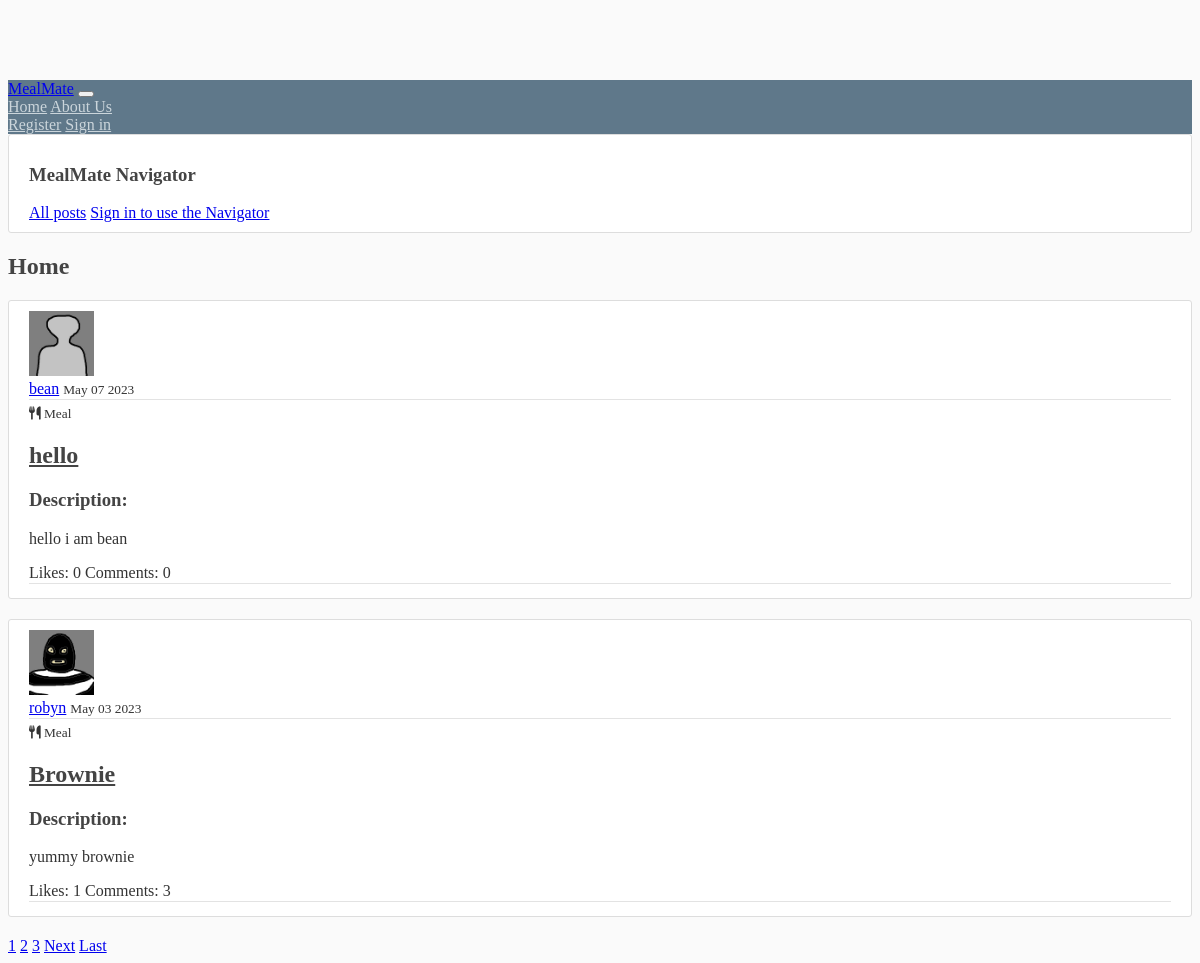
The page / on the database its author committed.
### website/models.py (models this page shows, shortened)
class Post(models.Model):
    TYPE_CHOICES = (
        ("RECIPE", 'Recipe'),
        ("MEAL", 'Meal')
    )
    title = models.CharField(max_length=150)
    type = models.CharField(
        max_length=6,
        choices=TYPE_CHOICES
    )
    date_posted = models.DateField(default=timezone.now)
    description = models.TextField()
    ingredients = models.TextField(blank=True)  # only 'recipe' posts will have this
    instructions = models.TextField(blank=True)  # only 'recipe' posts will have this
    author = models.ForeignKey(User, on_delete=models.CASCADE)
    likes = models.ManyToManyField(User, blank=True, related_name='likes')
    comments = models.ManyToManyField(Comment, blank=True, related_name='comments')
    reviews = models.ManyToManyField(Review, blank=True, related_name='reviews')

### members/models.py (models this page shows, shortened)
class Profile(models.Model):
    user = models.OneToOneField(User, on_delete=models.CASCADE)
    image = models.ImageField(default='default.jpg', upload_to='profile_pics')
    followers = models.ManyToManyField(User, blank=True, related_name='followers')
    following = models.ManyToManyField(User, blank=True, related_name='following')

### website/views.py (the view)
# urls.py: path('', views.PostListView.as_view(), name="home"),
class PostListView(ListView):
    model = Post
    template_name = 'website/home.html'
    context_object_name = 'posts'
    ordering = ['-date_posted']
    paginate_by = 2

### templates/website/home.html (shortened to what this page needs)
{% extends "website/base.html" %}
{% block content %}
    <h2>Home</h2>
    {% for post in posts %}
    <article class="media content-section">
        <img class="rounded-circle article-img" src="{{ post.author.profile.image.url }}">
        <div class="media-body">
            <div class="article-metadata">
                <a href="/members/{{post.author.id}}" class="mr-2">{{ post.author }}</a>
                <small class="text-muted">{{ post.date_posted | date:"F d Y" }}</small>
            </div>
            {% if post.type == 'MEAL' %}
                <small><i class="fa-solid fa-utensils"></i> Meal</small>
            {% elif post.type == 'RECIPE' %}
                <small><i class="fa-solid fa-kitchen-set"></i> Recipe</small>
            {% endif %}
            <h2><a class="article-title" href="{% url 'post-detail' post.id %}">{{ post.title }}</a></h2>
            {% if post.type == 'MEAL' %}
                <h3>Description:</h3>
                <p class="article-content">{{ post.description }}</p>
            {% endif %}
            <div class="article-metadata">
                <a class="mr-2">Likes: {{ post.likes.count }}</a>
                <a class="mr-2">Comments: {{ post.comments.count }}</a>
            </div>
        </div>
    </article>
{% endfor %}
{% if is_paginated %}
    {% for num in page_obj.paginator.page_range %}
        {% if page_obj.number == num %}
            <a class="btn btn-info mb-4" href="?page={{ num }}">{{num}}</a>
        {% elif num > page_obj.number|add:'-3' and num < page_obj.number|add:'3' %}
            <a class="btn btn-outline-info mb-4" href="?page={{ num }}">{{num}}</a>
        {% endif %}
    {% endfor %}
    {% if page_obj.has_next %}
        <a class="btn btn-outline-info mb-4" href="?page={{ page_obj.next_page_number }}">Next</a>
        <a class="btn btn-outline-info mb-4" href="?page={{ page_obj.paginator.num_pages }}">Last</a>
    {% endif %}
{% endif %}
{% endblock %}

### static/website/main.css (style rules this page uses)
body { background: #fafafa; color: #333333; margin-top: 5rem; }
h1, h2, h3, h4, h5, h6 { color: #444444; }
.content-section { background: #ffffff; padding: 10px 20px; border: 1px solid #dddddd; border-radius: 3px; margin-bottom: 20px; }
.article-title { color: #444444; }
.article-content { white-space: pre-line; }
.article-img { height: 65px; width: 65px; margin-right: 16px; }
.article-metadata { padding-bottom: 1px; margin-bottom: 4px; border-bottom: 1px solid #e3e3e3 }

### rows shown on the page
Post: author.profile.image (placeholder picture), author "bean", date_posted "May 07 2023", type "MEAL" (drawn), title "hello", description "hello i am bean", likes.count "0", comments.count "0"
Post: author.profile.image (picture), author "robyn", date_posted "May 03 2023", type "MEAL" (drawn), title "Brownie", description "yummy brownie", likes.count "1", comments.count "3"

### other values the page prints
{{ num }} "1"
{{ num }} "2" "3"
